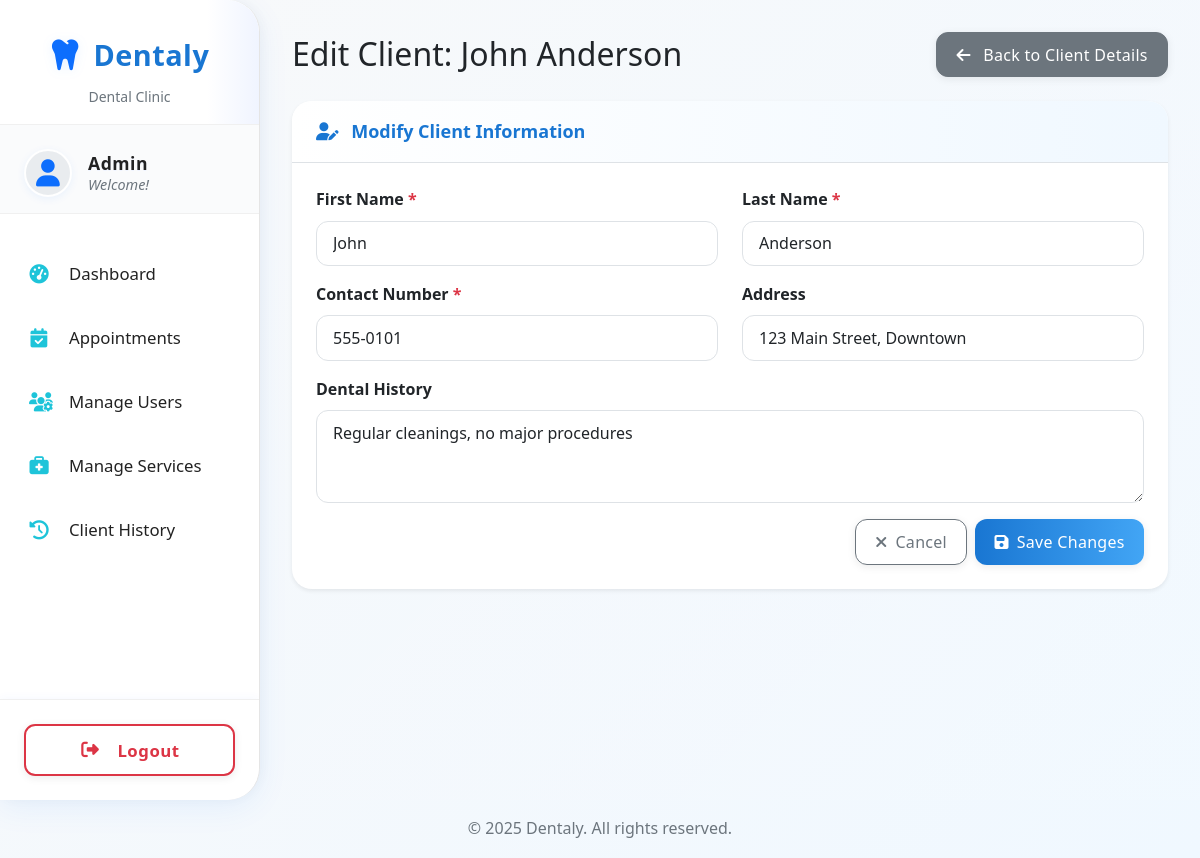
The page /admin/edit_client.php?id=1 (signed in) on the database its author committed.
### tables this page shows
CREATE TABLE `patients` (
  `id` int(11) NOT NULL,
  `user_id` int(11) DEFAULT NULL,
  `first_name` varchar(50) NOT NULL,
  `last_name` varchar(50) NOT NULL,
  `contact_number` varchar(20) DEFAULT NULL,
  `address` text DEFAULT NULL,
  `dental_history` text DEFAULT NULL,
  `created_at` timestamp NOT NULL DEFAULT current_timestamp()
);

### admin/edit_client.php (the view, shortened to what this page needs)
<?php
include '../config/db.php';
$client_id = null;
$client = null;
$form_data = [];
if (!isset($_GET['id']) || !($client_id = filter_input(INPUT_GET, 'id', FILTER_VALIDATE_INT)) || $client_id <= 0) {
    $message = "Invalid or missing client ID.";
    $message_class = 'alert-danger';
    $page_title = 'Edit Client Information - Error';
} else {
    try {
        $query = "SELECT * FROM patients WHERE id = :client_id";
        $stmt = $conn->prepare($query);
        $stmt->bindParam(':client_id', $client_id, PDO::PARAM_INT);
        $stmt->execute();
        $client = $stmt->fetch(PDO::FETCH_ASSOC);
        if ($client) {
            $page_title = "Edit Client: " . htmlspecialchars($client['first_name'] . ' ' . $client['last_name']);
            if (empty($form_data)) {
                $form_data = $client;
            }
        } else {
            $message = "Client with ID $client_id not found.";
            $message_class = 'alert-warning';
            $page_title = 'Edit Client Information - Not Found';
        }
    } catch (PDOException $e) {
        $message = "Database error fetching client details: " . $e->getMessage();
        $message_class = 'alert-danger';
        $page_title = 'Edit Client Information - Error';
    }
}
include '../includes/header.php';
?>
<div class="d-flex justify-content-between align-items-center mb-4">
    <h2 class="m-0"><?php echo htmlspecialchars($page_title); ?></h2>
    <?php if ($client_id && $client): ?>
        <a href="client_details.php?client_id=<?php echo $client_id; ?>" class="btn btn-secondary">
            <i class="fas fa-arrow-left me-2"></i> Back to Client Details
        </a>
    <?php endif; ?>
</div>
<?php if ($client): ?>
    <div class="card shadow-sm">
        <div class="card-header">
            <i class="fas fa-user-edit me-2"></i> Modify Client Information
        </div>
        <div class="card-body">
            <form action="<?php echo htmlspecialchars($_SERVER['PHP_SELF']) . '?id=' . $client_id; ?>" method="POST">
                <div class="row">
                    <div class="col-md-6 mb-3">
                        <label for="first_name" class="form-label">First Name <span class="text-danger">*</span></label>
                        <input type="text" name="first_name" id="first_name" class="form-control"
                            value="<?php echo htmlspecialchars($form_data['first_name'] ?? ''); ?>" required>
                    </div>
                    <div class="col-md-6 mb-3">
                        <label for="last_name" class="form-label">Last Name <span class="text-danger">*</span></label>
                        <input type="text" name="last_name" id="last_name" class="form-control"
                            value="<?php echo htmlspecialchars($form_data['last_name'] ?? ''); ?>" required>
                    </div>
                </div>
                <div class="row">
                    <div class="col-md-6 mb-3">
                        <label for="contact_number" class="form-label">Contact Number <span
                                class="text-danger">*</span></label>
                        <input type="tel" name="contact_number" id="contact_number" class="form-control"
                            value="<?php echo htmlspecialchars($form_data['contact_number'] ?? ''); ?>" required>
                    </div>
                    <div class="col-md-6 mb-3">
                        <label for="address" class="form-label">Address</label>
                        <input type="text" name="address" id="address" class="form-control"
                            value="<?php echo htmlspecialchars($form_data['address'] ?? ''); ?>">
                    </div>
                </div>
                <div class="mb-3">
                    <label for="dental_history" class="form-label">Dental History</label>
                    <textarea name="dental_history" id="dental_history" class="form-control"
                        rows="3"><?php echo htmlspecialchars($form_data['dental_history'] ?? ''); ?></textarea>
                </div>
                <div class="d-flex justify-content-end mt-3">
                    <a href="client_details.php?client_id=<?php echo $client_id; ?>" class="btn btn-outline-secondary me-2">
                        <i class="fas fa-times me-2"></i>Cancel
                    </a>
                    <button type="submit" class="btn btn-primary">
                        <i class="fas fa-save me-2"></i>Save Changes
                    </button>
                </div>
            </form>
        </div>
    </div>
<?php endif; ?>
<?php include '../includes/footer.php'; ?>

### assets/css/style.css (style rules this page uses)
:root { --primary-color: #1976d2; --primary-dark: #1565c0; --primary-light: #42a5f5; --primary-soft: rgba(25, 118, 210, 0.08); --secondary-color: #00bcd4; --success-color: #198754; --success-soft: rgba(25, 135, 84, 0.08); --warning-color: #ffc107; --warning-dark: #856404; --danger-color: #dc3545; --info-color: #0dcaf0; --bg-light: #f8f9fa; --bg-white: #ffffff; --bg-blue-light: #e3f2fd; --bg-blue-lighter: #f0f8ff; --text-dark: #212529; --text-muted: #6c757d; --text-light: #adb5bd; --border-color: #dee2e6; --border-radius: 0.75rem; --border-radius-lg: 1.25rem; --shadow-sm: 0 2px 8px rgba(0, 0, 0, 0.08); --shadow-md: 0 4px 16px rgba(0, 0, 0, 0.1); --shadow-lg: 0 8px 32px rgba(0, 0, 0, 0.15); --sidebar-width: 260px; --transition-speed: 0.3s; --font-family: "Segoe UI", Tahoma, Geneva, Verdana, sans-serif; --font-size-sm: 0.875rem; --font-size-base: 1rem; --font-size-lg: 1.125rem; }
* { box-sizing: border-box; }
body { background: linear-gradient( 135deg, var(--bg-light) 0%, var(--bg-blue-lighter) 100% ); font-family: var(--font-family); font-size: var(--font-size-base); line-height: 1.6; color: var(--text-dark); overflow-x: hidden; min-height: 100vh; }
.card { border-radius: var(--border-radius-lg); box-shadow: var(--shadow-sm); border: none; margin-bottom: 1.5rem; background: var(--bg-white); transition: all var(--transition-speed) ease; overflow: hidden; }
.card-header { background: linear-gradient( 90deg, var(--bg-white) 0%, var(--bg-blue-lighter) 100% ); border-bottom: 1px solid var(--border-color); font-weight: 600; color: var(--primary-color); padding: 1rem 1.5rem; font-size: var(--font-size-lg); }
.card-body { padding: 1.5rem; }
.btn { border-radius: var(--border-radius); font-weight: 500; letter-spacing: 0.3px; transition: all var(--transition-speed) ease; padding: 0.6rem 1.2rem; box-shadow: var(--shadow-sm); }
.btn-primary { background: linear-gradient( 90deg, var(--primary-color) 0%, var(--primary-light) 100% ); border: none; color: var(--bg-white); }
.form-control { border-radius: var(--border-radius); border: 1px solid var(--border-color); transition: all var(--transition-speed) ease; padding: 0.6rem 1rem; }
.form-label { font-weight: 600; color: var(--text-dark); margin-bottom: 0.5rem; }

### rows shown on the page
patients: page_title "Edit Client: John Anderson", first_name "John", last_name "Anderson", contact_number "555-0101", address "123 Main Street, Downtown", dental_history "Regular cleanings, no major procedures"

### other values the page prints
$_SESSION['role'] "Admin"
$item['label'] "Appointments"
$item['label'] "Manage Users"
$item['label'] "Manage Services"
$item['label'] "Client History"
